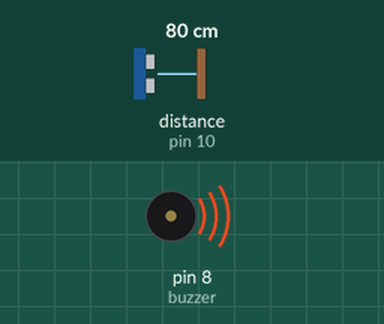
Bench run of a sketch on a simulated Arduino Uno, built with avr-gcc and run on an emulated ATmega328P. Parts: buzzer (waves = sounding). Wiring (inferred from the names in the program): ultrasonic range finder: trigger pin 9; echo pin 10. Inputs (shaded band) come from the test bench; at power-on: distance to the obstacle (sensor on pin 10) 80 cm. The echo pulse lasts 58.3 µs per cm; what the sketch prints to the serial monitor is not drawn.

Above: at 0.1 s.
Timing chart, 0 to 1.6 s (numbered marks = the images above):
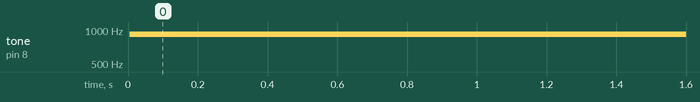

The sketch:

arduino.ino
```cpp
#define trigPin 9
#define echoPin 10
#define buzzer 8

long duration;
int distance;

void setup() {
  Serial.begin(9600);
  pinMode(trigPin, OUTPUT); // Sets the trigPin as an Output
  pinMode(echoPin, INPUT); // Sets the echoPin as an Input
  pinMode(buzzer, OUTPUT); // Set buzzer - pin 9 as an output
}

void loop() {
    // Clears the trigPin
  digitalWrite(trigPin, LOW);
  delayMicroseconds(2);
  // Sets the trigPin on HIGH state for 10 micro seconds
  digitalWrite(trigPin, HIGH);
  delayMicroseconds(10);
  digitalWrite(trigPin, LOW);
  // Reads the echoPin, returns the sound wave travel time in microseconds
  duration = pulseIn(echoPin, HIGH);
  // Calculating the distance
  distance = duration * 0.0344 / 2;
  // Prints the distance on the Serial Monitor
  Serial.println(distance);

  tone(buzzer, 1000 - distance);

  delay(1000);
}
```

Measured:
- by itself, tone on pin 8 (buzzer): silent → 921 Hz at 0.01 s
